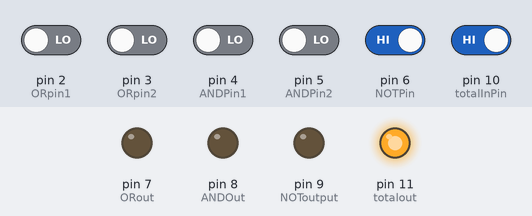
Recording of a sketch running on a simulated Arduino Uno, built with avr-gcc and run on an emulated ATmega328P. Shown: output pins drawn as LEDs (lit = HIGH). The test bench sets the inputs (shaded band); at power-on: pin 6 (NOTPin), pin 10 (totalInPin) HIGH, pin 2 (ORpin1), pin 3 (ORpin2), pin 4 (ANDPin1), pin 5 (ANDPin2) LOW.

Above: at 1.2 s.
1.3 s: pin 2 (ORpin1) driven HIGH
At 2.4 s:
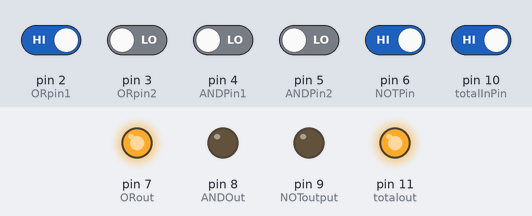
2.8 s: pin 6 (NOTPin) driven LOW
At 3.5 s:
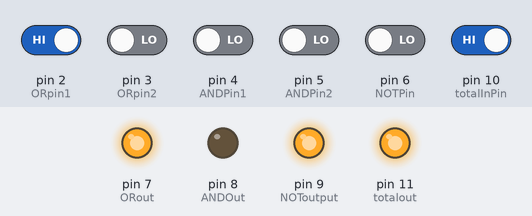
4.3 s: pin 10 (totalInPin) driven LOW
At 4.7 s:
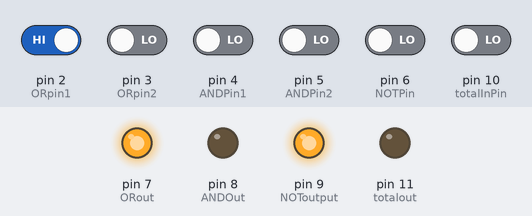
5.8 s: pin 2 (ORpin1) driven LOW
At 7.0 s:
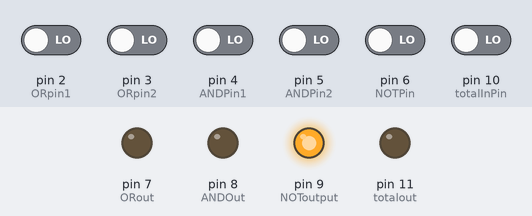
7.3 s: pin 6 (NOTPin) driven HIGH
At 8.2 s:
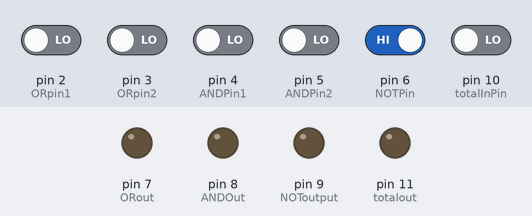
8.8 s: pin 3 (ORpin2) driven HIGH
At 9.3 s:
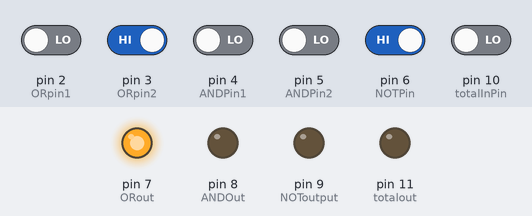
Timing chart, 0 to 11.3 s (numbered marks = the images above; inputs shaded):
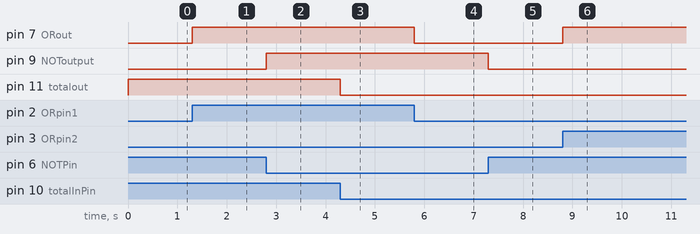

The sketch:

AST48Xobeloobboolebox.ino
```cpp
int ORpin1 = 2;
int ORpin2 = 3;
int ORout = 7;
int OrStatus1 = 0;
int OrStatus2 = 0;

int ANDPin1 = 4;
int ANDPin2 = 5;
int ANDOut = 8;
int ANDStatus1 = 0;
int ANDStatus2 = 0;

int NOTPin = 6;
int NOToutput = 9;
int NOTStatus = 0;

int totalInPin = 10;
int totalout = 11;
int totalStatus = 0;

void setup() {
pinMode(ORout, OUTPUT);
pinMode(ORpin1, INPUT);
pinMode(ORpin2, INPUT);
pinMode(ANDOut, OUTPUT);
pinMode(ANDPin1, INPUT);
pinMode(ANDPin2, INPUT);
pinMode(NOToutput, OUTPUT);
pinMode(NOTPin, INPUT);
pinMode(totalout, OUTPUT);
pinMode(totalInPin, INPUT);
}

void loop(){
OrStatus1 = digitalRead(ORpin1);
OrStatus2 = digitalRead(ORpin2);

if (OrStatus1 == HIGH || OrStatus2 == HIGH )
{ digitalWrite(ORout, HIGH);
} else { digitalWrite(ORout, LOW); }

ANDStatus1 = digitalRead(ANDPin1);
ANDStatus2 = digitalRead(ANDPin2);
if (ANDStatus1 == HIGH && ANDStatus2 == HIGH ) {
digitalWrite(ANDOut, HIGH);
}
else { digitalWrite(ANDOut, LOW);
}

NOTStatus = digitalRead(NOTPin);
if (NOTStatus != HIGH) // if the button is not (!=) HIGH (hence LOW) turn on the LED
{digitalWrite(NOToutput, HIGH);   }

else { digitalWrite(NOToutput, LOW); }


{
totalStatus = digitalRead(totalInPin);
if (totalStatus == LOW) // if the button is not (!=) HIGH (hence LOW) turn on the LED
{digitalWrite(totalout, LOW);   }

else { digitalWrite(totalout, HIGH); }
}
}
```

Measured:
- after the input at 1.3 s, pin 7 (ORout): LOW → HIGH at once
- after the input at 2.8 s, pin 9 (NOToutput): LOW → HIGH at once
- after the input at 4.3 s, pin 11 (totalout): HIGH → LOW at once
- after the input at 5.8 s, pin 7 (ORout): HIGH → LOW at once
- after the input at 7.3 s, pin 9 (NOToutput): HIGH → LOW at once
- after the input at 8.8 s, pin 7 (ORout): LOW → HIGH at once
